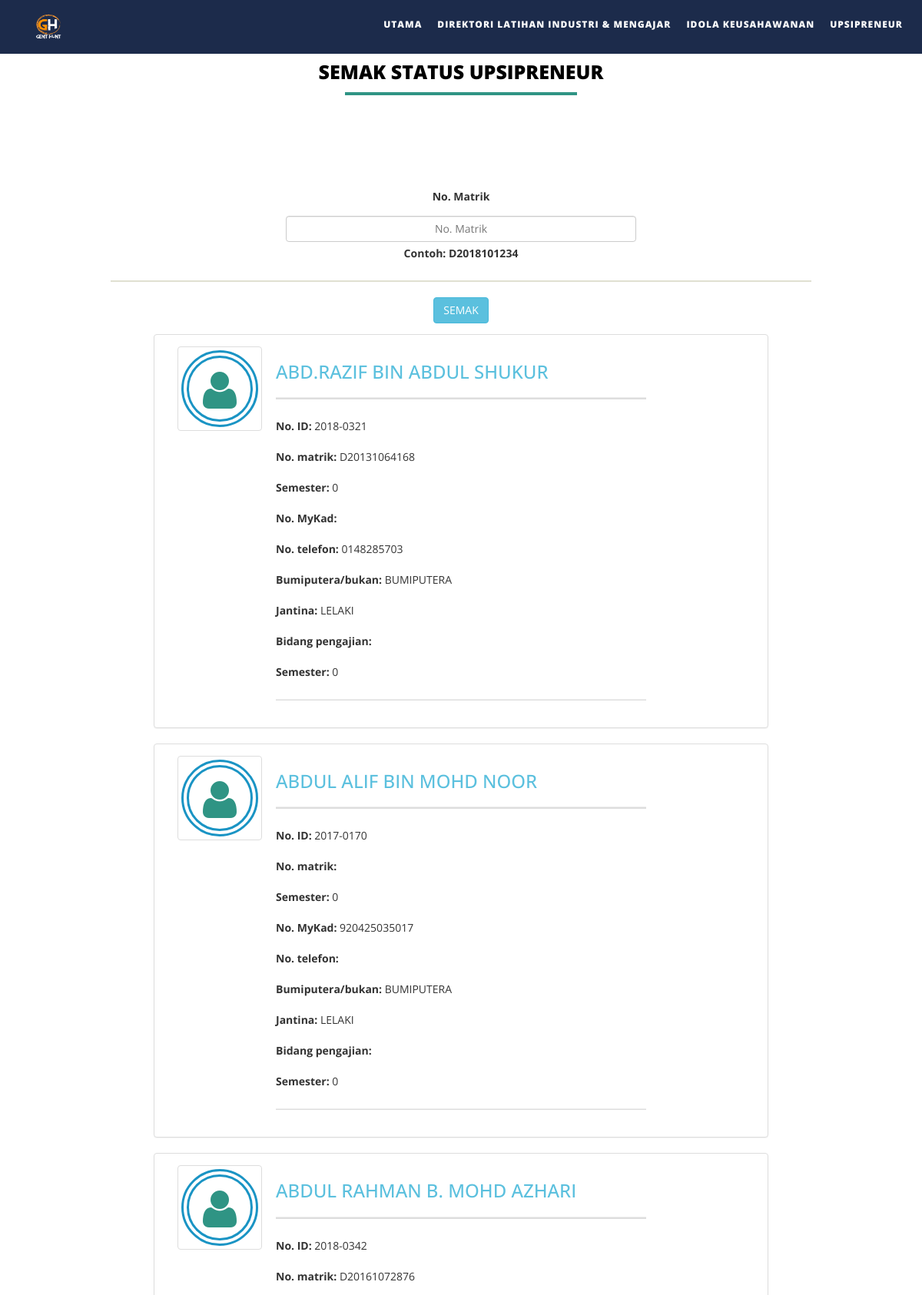
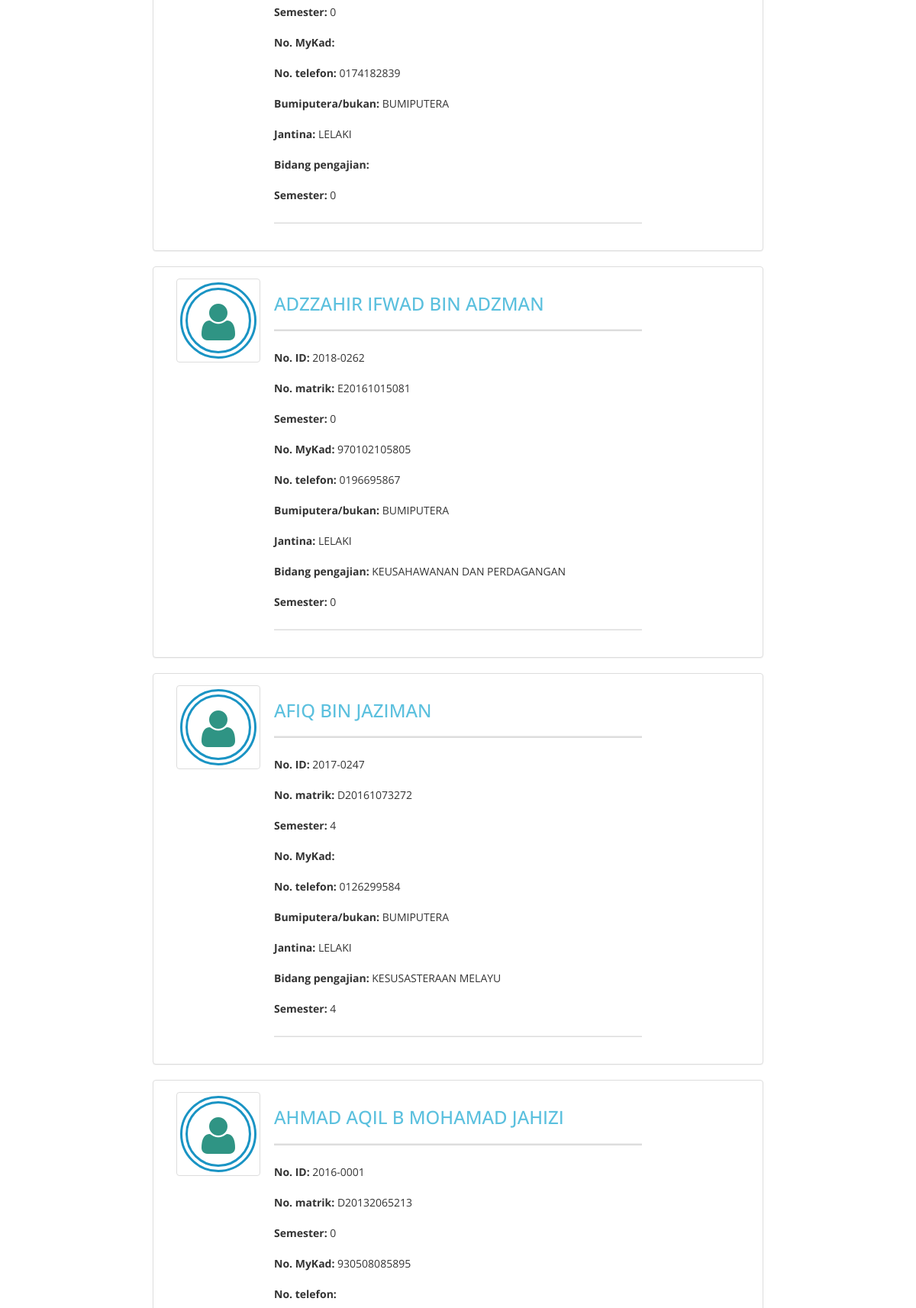
Screenshot of /ghunt/UPS.php (upper part) with the database file from the repository (2 pictures, top to bottom).
### tables this page shows
CREATE TABLE `upsipreneur` (
  `id` varchar(20) NOT NULL,
  `nama` varchar(255) NOT NULL,
  `no_matrik` varchar(20) NOT NULL,
  `semester` int(11) DEFAULT NULL,
  `no_mykad` varchar(20) NOT NULL,
  `no_telefon` varchar(20) NOT NULL,
  `bp_bukan` varchar(20) NOT NULL,
  `jantina` varchar(20) NOT NULL,
  `bidang_p` varchar(255) NOT NULL,
  `nama_p` varchar(255) NOT NULL,
  `produk_utama` varchar(255) NOT NULL,
  `no_ssm_ipt` varchar(20) NOT NULL,
  `milikan_p` varchar(255) NOT NULL,
  `jenis_p` varchar(255) NOT NULL,
  `punca_m` varchar(255) NOT NULL,
  `lokasi_p` varchar(255) NOT NULL,
  `tarikh_mp` date DEFAULT NULL,
  `emel` varchar(255) NOT NULL
);

### ghunt/paginationUPS.php (called while the page is built, shortened)
<?php
	require("config.php");
    $no_mat = null;
	$page_rows = 10;
	$pagenum = 1;
	$limit = 'LIMIT ' .($pagenum - 1) * $page_rows .',' .$page_rows;
	$nquery=mysqli_query($link,"SELECT * FROM upsipreneur where no_matrik LIKE '%$no_mat%' ORDER BY nama ASC $limit");
?>

### ghunt/UPS.php (the view, shortened to what this page needs)
<html xmlns="http://www.w3.org/1999/xhtml"><head>
    <link href="assets/css/bootstrap.css" rel="stylesheet">
    <link href="assets/css/font-awesome.min.css" rel="stylesheet">
    <link href="assets/css/flexslider.css" rel="stylesheet">
    <link href="assets/css/style.css" rel="stylesheet">
<style></style><style></style><style></style><style></style><style></style><style></style><style></style><style></style></head>
<body style="">
    <div class="navbar navbar-inverse navbar-fixed-top " id="menu">
        <div class="container">
            <div class="navbar-header">
                <a class="navbar-brand" href="index-user.php">
                    <img class="logo-custom" src="assets/img/logo_gh.png" alt="" height="60" width="65">
                </a>
            </div>
            <div class="navbar-collapse collapse move-me">
                <ul class="nav navbar-nav navbar-right">
                    <li class="hv"><a href="index-user.php">UTAMA</a>
                    </li>
                    <li class="hv"><a href="d-list.php">DIREKTORI LATIHAN INDUSTRI & MENGAJAR</a>
                    </li>
                    <li class="hv"><a href="ent-list.php">IDOLA KEUSAHAWANAN</a>
                    </li>
                    <li class="hv"><a href="UPsearch.php">UPSIPRENEUR</a>
                    </li>
                </ul>
            </div>
        </div>
    </div>
    <div id="features-sec" class="container set-pad">
        <div class="row text-center">
            <div class="col-lg-8 col-lg-offset-2 col-md-8 col-sm-8 col-md-offset-2 col-sm-offset-2">
                <h1 data-scroll-reveal="enter from the bottom after 0.2s" class="header-line" data-scroll-reveal-id="2" data-scroll-reveal-initialized="true" data-scroll-reveal-complete="true">SEMAK STATUS UPSIPRENEUR</h1>
            </div>
        </div>
		<br>
		<br>
		<br>
		<center>
		<div style="box-sizing: border-box; width: 80%;">
				<div style=" overflow: hidden; white-space: nowrap;">
					<form action="UPS.php" method="POST">
						<center><strong><p>No. Matrik</p></strong></center>
						<input class="form-control" type="text" placeholder="No. Matrik" name="no_mat" style="width: 50%; text-align: center">
						<strong><p>Contoh: D2018101234</p></strong>
						<hr style="height:2px;border:none;background-color:#e0e0d1;" />
						<button type="submit" class="btn btn-info" name="UPsearch" style="margin: auto;">SEMAK</button>
					</form>
				</div>
		</div>
		</center>
		<div>
		<?php
			require('paginationUPS.php');
			if (mysqli_num_rows($nquery) > 0) {
			while($row = mysqli_fetch_array($nquery)) {
				echo'
					<div style="max-width:800px; margin:0 auto;">
						<div class="jobs-list-item _old">
							<div class="panel panel-default">
								<div class="panel-body">
									<div class="col-xs-12 col-sm-3 col-md-2 col-lg-05 job-img hidden-xs ng-scope">
											<span class="thumbnail no-bottom-margin" style="width: 110px;">
												<i class="fa fa-user fa-4x icon-round-border"></i>
											</span>
									</div>
									<div class="col-xs-12 col-sm-6 col-md-7 col-lg-8 col-lg-75 job-listing-info">
											<h3 class="position" style="color: #5BC0DE;">
												'.$row["nama"].'
											</h3>
										<div class="job-details">
											<hr style="height:2px; background-color: #DDDDDD;">
											<span>
												<p><strong>No. ID:</strong> '.$row["id"].'</p>
											</span>
											<span>
												<p><strong>No. matrik:</strong> '.$row["no_matrik"].'</p>
											</span>
											<span>
												<p><strong>Semester:</strong> '.$row["semester"].'</p>
											</span>
											<span>
												<p><strong>No. MyKad:</strong> '.$row["no_mykad"].'</p>
											</span>
											<span>
												<p><strong>No. telefon:</strong> '.$row["no_telefon"].'</p>
											</span>
											<span>
												<p><strong>Bumiputera/bukan:</strong> '.$row["bp_bukan"].'</p>
											</span>
											<span>
												<p><strong>Jantina:</strong> '.$row["jantina"].'</p>
											</span>
											<span>
												<p><strong>Bidang pengajian:</strong> '.$row["bidang_p"].'</p>
											</span>
											<span>
												<p><strong>Semester:</strong> '.$row["semester"].'</p>
											</span>
											<hr style="height:1px; background-color: #DDDDDD;">
										</div>
									</div>
								</div>
							</div>
						</div>
				</div>
				';
			}
			}
			else {
				echo '<center><strong>Tiada Rekod</strong></center>';
			}
		?>
		</div>
    </div>
	<br>
</body>
</html>

### ghunt/assets/css/style.css (style rules this page uses)
.set-pad { padding-top:35px; }
.logo-custom { max-height: 40px; }
#menu { background-color: rgba(28, 43, 75, 1); color: #fff; font-size: 12px; font-weight: 900; letter-spacing: 1px; min-height: 70px; }
.navbar-inverse { border-color: transparent; }
.navbar-inverse .navbar-nav > li > a, .navbar-inverse .navbar-nav > li > a:hover { color: #FFF; padding: 22px 10px; }
.header-line { font-weight: 900; font-size: 25px; padding-bottom: 5px; padding-top: 25px; color: #000; }
h1::after { content: " "; border: solid 2px #2f9484; display: block; width: 302px; margin: 12px auto; }
.icon-round-border { border: 10px double #1A94C4; color: #2f9484; text-align: center; padding-top: 15px; height: 100px; width: 100px; border-radius: 50%; -webkit-transition: 0.3s; -moz-transition: 0.3s; -o-transition: 0.3s; transition: 0.3s; }

### ghunt/UPS.php (style rules this page uses)
* { box-sizing: border-box; }

### rows the page displays
upsipreneur: nama "ABD.RAZIF BIN ABDUL SHUKUR", id "2018-0321", no_matrik "D20131064168", semester "0", no_telefon "0148285703", bp_bukan "BUMIPUTERA", jantina "LELAKI"
upsipreneur: nama "ABDUL ALIF BIN MOHD NOOR", id "2017-0170", semester "0", no_mykad "920425035017", bp_bukan "BUMIPUTERA", jantina "LELAKI"
upsipreneur: nama "ABDUL RAHMAN B. MOHD AZHARI", id "2018-0342", no_matrik "D20161072876", semester "0", no_telefon "0174182839", bp_bukan "BUMIPUTERA", jantina "LELAKI"
upsipreneur: nama "ADZZAHIR IFWAD BIN ADZMAN", id "2018-0262", no_matrik "E20161015081", semester "0", no_mykad "970102105805", no_telefon "0196695867", bp_bukan "BUMIPUTERA", jantina "LELAKI", bidang_p "KEUSAHAWANAN DAN PERDAGANGAN"
upsipreneur: nama "AFIQ BIN JAZIMAN", id "2017-0247", no_matrik "D20161073272", semester "4", no_telefon "0126299584", bp_bukan "BUMIPUTERA", jantina "LELAKI", bidang_p "KESUSASTERAAN MELAYU"
upsipreneur: nama "AHMAD AQIL B MOHAMAD JAHIZI", id "2016-0001", no_matrik "D20132065213", semester "0", no_mykad "930508085895"
